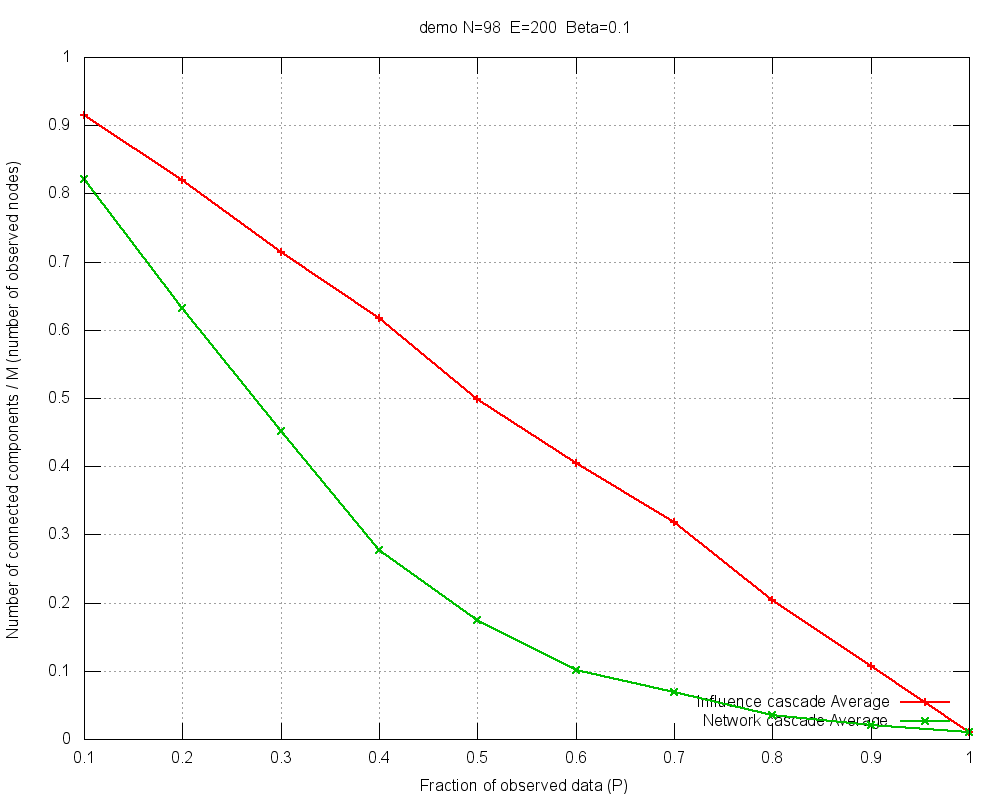

gnuplot code for this plot:
#
# demo N=98  E=200  Beta=0.1 (Thu Mar 20 14:49:29 2014)
#

set title "demo N=98  E=200  Beta=0.1"
set key bottom right
set autoscale
set grid
set xlabel "Fraction of observed data (P)"
set ylabel "Number of connected components / M (number of observed nodes)"
set tics scale 2
set terminal png size 1000,800
set output 'ncasc-demo-B010.png'
plot 	"ncasc-demo-B010.tab" using 1:3 title "Influence cascade Average" with linespoints lw 2,\
	"ncasc-demo-B010.tab" using 1:2 title "Network cascade Average" with linespoints lw 2
